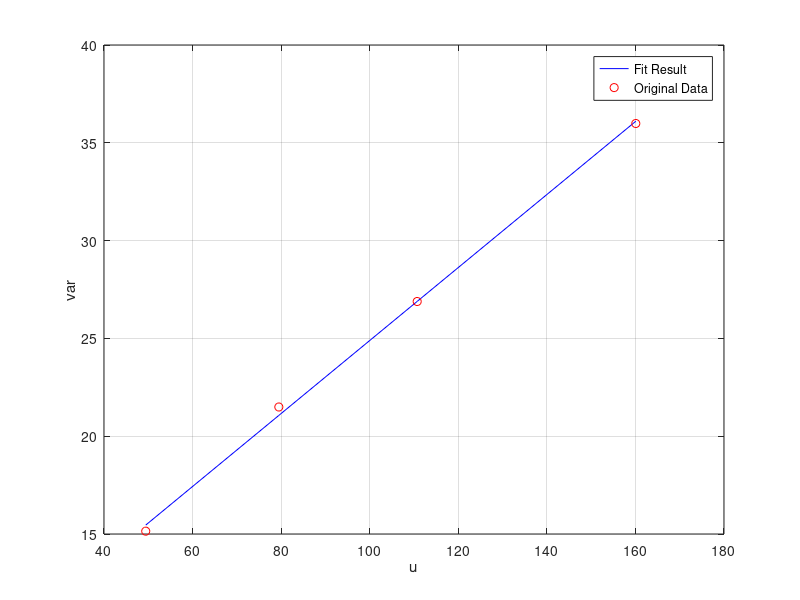

MATLAB code to generate this figure:
% image1.raw: {u=49.422600, var=15.144367}
% image2.raw: {u=79.478500, var=21.492956}
% image3.raw: {u=110.721100, var=26.886707}
% image4.raw: {u=160.079193, var=35.986778}

u=[49.422600,79.478500,110.721100,160.079193];
var=[15.144367,21.492956,26.886707,35.986778];
coefficients = polyfit(u, var, 1);
yFitted = polyval(coefficients, u);
plot(u,yFitted,'b',u,var,'ro');
xlabel('u');
ylabel('var');
grid on;
fprintf('A: %.5f C^2: %.5f',coefficients(1),coefficients(2));

fprintf('')
legend("Fit Result","Original Data")